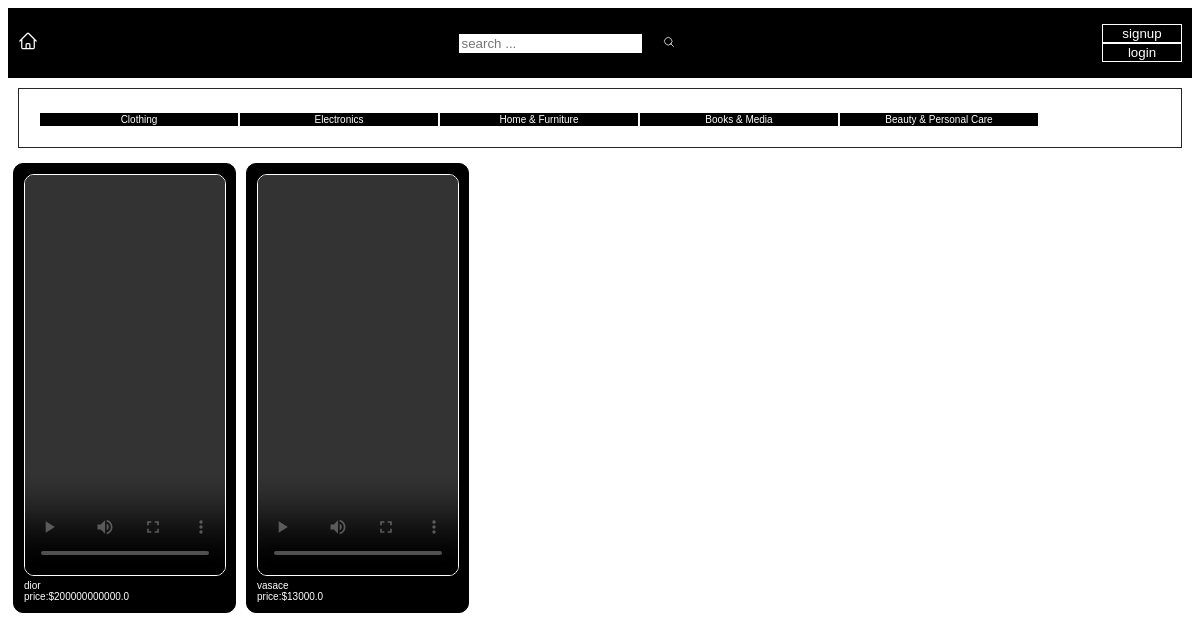
/Clothing/, run on the app's committed database.
### store/models.py (models this page shows, shortened)
class Category(models.Model):
    tittle = models.CharField(max_length=100)
    slug = models.SlugField(max_length=100)

class Product(models.Model):
    ACTIVE = 'active'
    DELETED = 'deleted'
    STATUS_CHOICES = (
        (ACTIVE,"active"),
        (DELETED,"deleted")
    )
    user = models.ForeignKey(User,on_delete=models.CASCADE,related_name="products")
    category = models.ForeignKey(Category,on_delete=models.CASCADE,related_name='products',null=True)
    tittle = models.CharField(max_length=100)
    slug = models.SlugField(max_length=100)
    video = models.FileField(upload_to="video/%y",validators=[filesize],null=True)
    video_count = models.PositiveBigIntegerField(default=0)
    banner = models.ImageField(upload_to=("bannerimage"),null=True)
    description = models.TextField(blank=True)
    price = models.IntegerField()
    created_at = models.DateTimeField(auto_now_add=True)
    updated_at = models.DateTimeField(auto_now=True)
    status = models.CharField(max_length=50,choices=STATUS_CHOICES,default=ACTIVE)
    def pricedisplay(self):
        return self.price / 100

### store/views.py (the view)
# urls.py: path("<slug:slug>/",views.category_detail,name='categorydetail'),
def category_detail(request,slug):
    category = get_object_or_404(Category,slug=slug)
    product = category.products.all()
    return render(request,"store/categorydetail.html",{
        "products":product
    })

### store/templatetags/menu.py (called while the page is built)
@register.inclusion_tag("core/menu.html")
def menu():
    category = Category.objects.all()
    return {"categories":category}

### store/templates/store/categorydetail.html
{% extends 'core/homepage.html' %}

### core/templates/core/homepage.html (shortened to what this page needs)
{% load static %}
{% load menu %}
<!DOCTYPE html>
<html lang="en">
<head>
    <link rel="stylesheet" href="{% static 'trialmultivendor/homepage.css' %}">
</head>
<body>
    {% block body %}
        <div class="first">
            <div class="home">
                <a href="{% url 'homepage' %}">
                </a>
            </div>
            <div class="search">
                <form method="get" action="/search/">
                    <input type="search" name="query" placeholder="search ..." id="in">
                    <button id="btnsearch">
                        <svg id="sear" xmlns="http://www.w3.org/2000/svg" fill="none" viewBox="0 0 24 24" stroke-width="1.5" stroke="currentColor" class="w-6 h-6">
                            <path stroke-linecap="round" stroke-linejoin="round" d="M21 21l-5.197-5.197m0 0A7.5 7.5 0 105.196 5.196a7.5 7.5 0 0010.607 10.607z" />
                        </svg>
                    </button>
                </form>
            </div>
            {% if request.user.is_authenticated %}
            <div class="account">
                <a href="{% url 'account' user.id %}">
                    <svg id="accont" xmlns="http://www.w3.org/2000/svg" fill="none" viewBox="0 0 24 24" stroke-width="1.5" stroke="currentColor" class="w-6 h-6">
                        <path stroke-linecap="round" stroke-linejoin="round" d="M15.75 6a3.75 3.75 0 11-7.5 0 3.75 3.75 0 017.5 0zM4.501 20.118a7.5 7.5 0 0114.998 0A17.933 17.933 0 0112 21.75c-2.676 0-5.216-.584-7.499-1.632z" />
                    </svg>
                </a>
            </div>
            {% else %}
                <div class="log">
                    <a href="{% url 'signup' %}"><button id="signup">signup</button></a>
                    <br>
                    <a href="{% url 'login' %}"><button id="login">login</button></a>
                </div>
            {% endif %}
        </div>
        <div class="promenu">
            <div class="menu">
                {% menu %}
            </div>
        </div>
        <div class="content">
                <div class="products">
                    {% for product in products %}
                            <div class="product">
                                    <a href="{% url 'productdetail' product.category.slug product.slug %}">
                                        <div class="image">
                                            <video id="my-video" class="custom-video" controls>
                                                <source src="{{ product.video.url }}" type="video/mp4">
                                            </video>
                                        </a>
                                    </div>
                                    <div class="price">
                                        {{product.tittle}}
                                        <br>
                                        price:${{product.pricedisplay}}
                                    </div>
                            </div>
                    {% endfor %}
    {% endblock %}
</body>
</html>

### core/templates/core/menu.html (shortened to what this page needs)
{% load static %}
<!DOCTYPE html>
<html lang="en">
<head>
    <link rel="stylesheet" href="{% static 'C:\Users\user\Desktop\djangoprojects2\ecomerce\trialmultivendor\core\static\trialmultivendor\menu.css' %}">
</head>
<body>
    {% block body %}
        <div class="category">
            {% for category in categories %}
                <a href="{% url 'categorydetail' category.slug %}"><button id="category">{{category.tittle}}</button></a>
                <br>
            {% endfor %}
        </div>
    {% endblock %}
</body>
</html>

### data on the page
Category: tittle "Clothing"
Category: tittle "Electronics"
Category: tittle "Home & Furniture"
Category: tittle "Books & Media"
Category: tittle "Beauty & Personal Care"
Product: tittle "dior", pricedisplay "200000000000.0"
Product: tittle "vasace", pricedisplay "13000.0"
